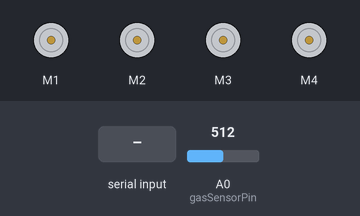
This sketch was run on a simulated Arduino Uno, built with avr-gcc and run on an emulated ATmega328P. On the bench: 4 × DC motor (green arrow = forward, orange = backward, longer = faster). The inputs (shaded band) are chosen by the test bench; at power-on: A0 (gasSensorPin) = 512. What the sketch prints to the serial monitor is not drawn.

Above: at 1.2 s.
1.3 s: "w" received over Serial
At 2.3 s:
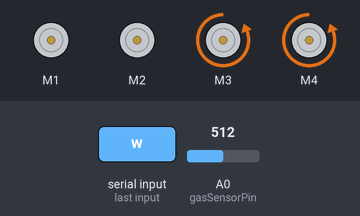
2.8 s: "x" received over Serial
At 3.7 s:
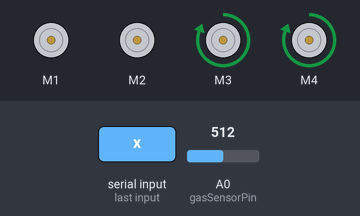
4.3 s: "a" received over Serial
At 5.2 s:
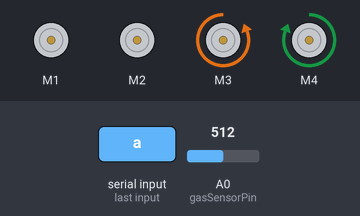
5.8 s: "d" received over Serial
At 6.8 s:
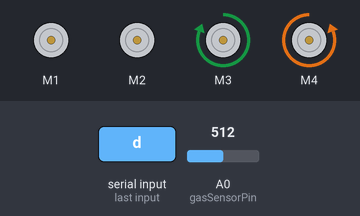
7.3 s: "s" received over Serial
At 8.3 s:
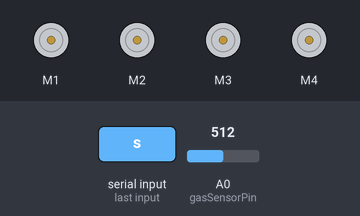
10.3 s: A0 (gasSensorPin) set to 109
13.3 s: A0 (gasSensorPin) set to 93
Timing chart, 0 to 16.3 s (numbered marks = the images above; inputs shaded):
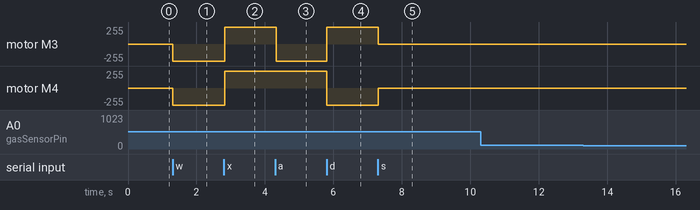

The sketch:

gaz_detect_car_Sketch.ino
```cpp
#include <MQ2.h> // Gas sensor uchun kutubhonani yuklash
#include <AFMotor.h>

AF_DCMotor motor1(1);
AF_DCMotor motor2(2);
AF_DCMotor motor3(3);
AF_DCMotor motor4(4);


int gasSensorPin = A0;
// MQ2 mq2(A1);

void setup() {
  // put your setup code here, to run once:
  Serial.begin(9600);
  // gas sensor
  motor1.setSpeed(255);
  motor2.setSpeed(255);
  motor3.setSpeed(255);
  motor4.setSpeed(255);


  // mq2.begin();
}

void loop() {
//   // put your main code here, to run repeatedly:
// if(Serial.available())
// {
// String control_value = Serial.readString();
// Serial.println(control_value);
// if(control_value == 'w'){
// motor1.run(FORWARD);
// }
// }
// float gasValue = mq2.readCO();
// String val = String(gasValue);
// Serial.println(gasValue);
// delay(1000);

int gasValue = analogRead(gasSensorPin);

  // Print gas sensor value
  Serial.print("Gaz Sensor qiymati: ");
  Serial.println(gasValue);

  // // Check for commands from the Android app
  // if (Serial.available() > 0) {
  //   char command = Serial.read();
while(Serial.available()){
if (Serial.available() > 0) {
    char command = Serial.read();

    // Perform the appropriate action based on the command received
    switch (command) {
      case 'w':
        moveForward();
        break;
      case 'x':
        moveBackward();
        break;
      case 'a':
        turnLeft();
        break;
      case 'd':
        turnRight();
        break;
      case 's':
        stopCar();
        break;
    }
  }}
// else {
// stopCar();
// }
}


void moveForward() {
  motor3.run(BACKWARD);
  motor4.run(BACKWARD);
}

void moveBackward() {
  motor3.run(FORWARD);
  motor4.run(FORWARD);
}

void turnLeft() {
  motor3.run(BACKWARD);
  motor4.run(FORWARD);
}

void turnRight() {
  motor3.run(FORWARD);
  motor4.run(BACKWARD);
}

void stopCar() {
  motor3.run(RELEASE);
  motor4.run(RELEASE);
}
```

Measured:
- after the input at 1.3 s, motor M3, motor M4: stopped → backward 255/255 at once
- after the input at 2.8 s, motor M3, motor M4: backward 255/255 → forward 255/255 at once
- after the input at 4.3 s, motor M3: forward 255/255 → backward 255/255 at once
- after the input at 5.8 s, motor M3: backward 255/255 → forward 255/255 at once; motor M4: forward 255/255 → backward 255/255 at once
- after the input at 7.3 s, motor M3: forward 255/255 → stopped at once; motor M4: backward 255/255 → stopped at once
- after the input at 10.3 s, every drawn part: stays the same
- after the input at 13.3 s, every drawn part: stays the same
